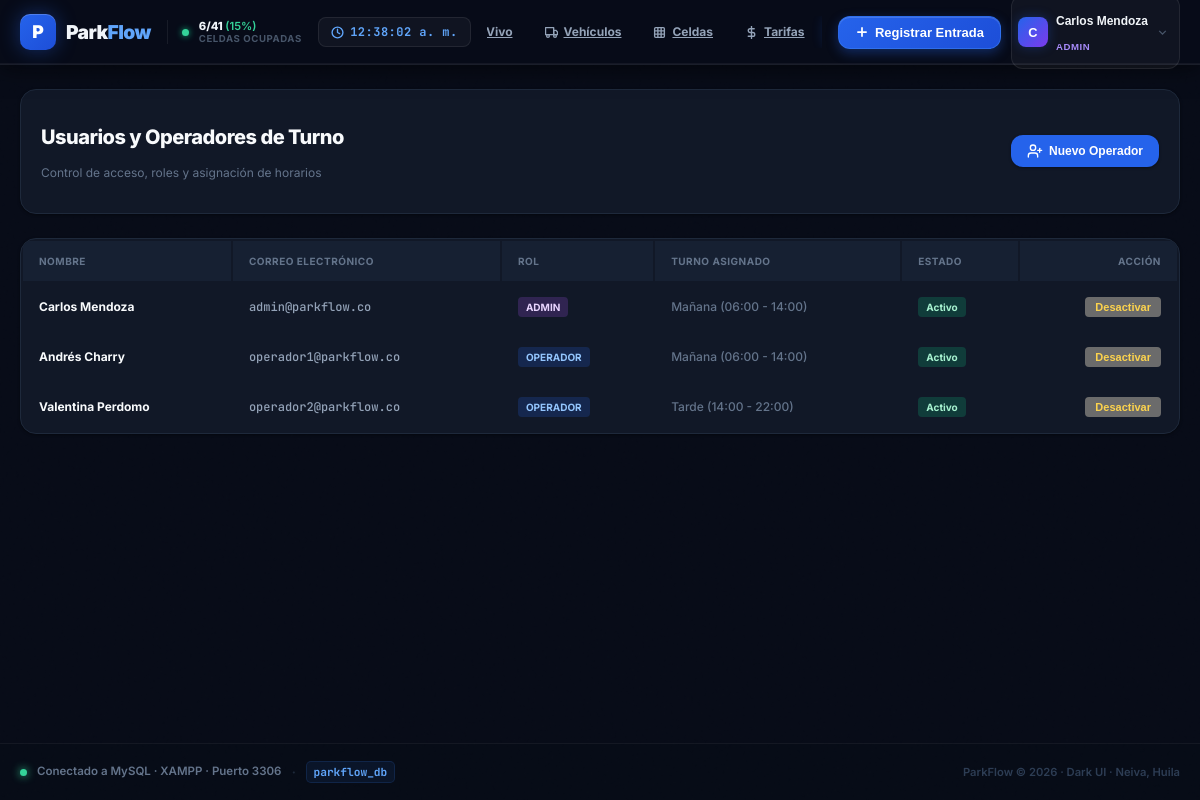
The app's page /php-app/index.php?view=users (signed in) with its own data.
### tables this page shows
CREATE TABLE `users` (
  `id` VARCHAR(50) NOT NULL,
  `name` VARCHAR(100) NOT NULL,
  `email` VARCHAR(150) NOT NULL UNIQUE,
  `password` VARCHAR(255) NULL,
  `role` ENUM('ADMIN', 'OPERADOR') NOT NULL DEFAULT 'OPERADOR',
  `shift` VARCHAR(50) NULL,
  `active` TINYINT(1) NOT NULL DEFAULT 1,
  `avatar_url` VARCHAR(255) NULL,
  `created_at` DATETIME NOT NULL DEFAULT CURRENT_TIMESTAMP,
  `updated_at` DATETIME NOT NULL DEFAULT CURRENT_TIMESTAMP ON UPDATE CURRENT_TIMESTAMP,
  PRIMARY KEY (`id`)
);

### php-app/index.php (called while the page is built, shortened)
<?php
require_once __DIR__ . '/config/db.php';
$currentUser = getCurrentUser();
$role = $currentUser['role'] ?? 'OPERADOR';
$view = $_GET['view'] ?? ($role === 'ADMIN' ? 'dashboard' : 'map');
$allowedViews = [
    'map' => 'views/map.php',
    'active' => 'views/active_vehicles.php',
    'dashboard' => 'views/dashboard.php',
    'spaces' => 'views/spaces.php',
    'rates' => 'views/rates.php',
    'users' => 'views/users.php',
    'history' => 'views/history.php',
];
$viewFile = $allowedViews[$view] ?? 'views/map.php';
require_once __DIR__ . '/includes/header.php';
require_once __DIR__ . '/' . $viewFile;
require_once __DIR__ . '/includes/footer.php';

### php-app/config/db.php (called while the page is built, shortened)
<?php
function getDB() {
    static $pdo = null;
    if ($pdo === null) {
        try {
            $dsn = "mysql:host=" . DB_HOST . ";port=" . DB_PORT . ";dbname=" . DB_NAME . ";charset=utf8mb4";
            $options = [
                PDO::ATTR_ERRMODE            => PDO::ERRMODE_EXCEPTION,
                PDO::ATTR_DEFAULT_FETCH_MODE => PDO::FETCH_ASSOC,
                PDO::ATTR_EMULATE_PREPARES   => false,
            ];
            $pdo = new PDO($dsn, DB_USER, DB_PASS, $options);
        } catch (PDOException $e) {
            die("<div style='font-family:sans-serif;padding:30px;max-width:600px;margin:50px auto;background:#fff1f2;border:1px solid #fecdd3;border-radius:12px;color:#9f1239;'>
                <h2 style='margin-top:0;'>⚠️ Error de Conexión a MySQL en XAMPP</h2>
                <p>No se pudo conectar a la base de datos <strong>parkflow_db</strong>.</p>
                <p><strong>Detalle:</strong> " . htmlspecialchars($e->getMessage()) . "</p>
                <hr style='border:0;border-top:1px solid #fecdd3;margin:15px 0;'>
                <p style='font-size:13px;color:#475569;'>Asegúrate de que el servicio <strong>MySQL</strong> esté iniciado en el <em>XAMPP Control Panel</em>.</p>
            </div>");
        }
    }
    return $pdo;
}
function getCurrentUser() {
    $db = getDB();
    if (isset($_SESSION['current_user_id'])) {
        $stmt = $db->prepare("SELECT * FROM `users` WHERE `id` = ?");
        $stmt->execute([$_SESSION['current_user_id']]);
        return $stmt->fetch();
    }
    return null;
}

### php-app/views/users.php (the view, shortened to what this page needs)
<?php
$db = getDB();
$users = $db->query("SELECT * FROM `users` ORDER BY `role` ASC, `name` ASC")->fetchAll();
?>
<div class="space-y-6">
  <div class="bg-white p-5 rounded-2xl border border-slate-200 shadow-xs flex flex-col sm:flex-row items-center justify-between gap-4">
    <div>
      <h1 class="text-xl font-extrabold text-slate-900 tracking-tight">Usuarios y Operadores de Turno</h1>
      <p class="text-xs text-slate-500 mt-0.5">Control de acceso, roles y asignación de horarios</p>
    </div>
    <button onclick="document.getElementById('newUserModal').classList.remove('hidden')" class="px-4 py-2 bg-blue-600 hover:bg-blue-700 text-white font-bold rounded-xl text-xs flex items-center gap-1.5 shadow-xs">
      <span>Nuevo Operador</span>
    </button>
  </div>
  <div class="bg-white rounded-2xl border border-slate-200 shadow-xs overflow-hidden">
    <div class="overflow-x-auto">
      <table class="w-full text-left text-xs">
        <thead class="bg-slate-50 border-b border-slate-200 text-slate-500 uppercase tracking-wider font-bold text-[10px]">
          <tr>
            <th class="py-3 px-4">Nombre</th>
            <th class="py-3 px-4">Correo Electrónico</th>
            <th class="py-3 px-4">Rol</th>
            <th class="py-3 px-4">Turno Asignado</th>
            <th class="py-3 px-4">Estado</th>
            <th class="py-3 px-4 text-right">Acción</th>
          </tr>
        </thead>
        <tbody class="divide-y divide-slate-100 font-medium">
          <?php foreach ($users as $u): ?>
            <tr class="hover:bg-slate-50">
              <td class="py-3.5 px-4 font-bold text-slate-900">
                <?= htmlspecialchars($u['name']) ?>
              </td>
              <td class="py-3.5 px-4 text-slate-600 font-mono">
                <?= htmlspecialchars($u['email']) ?>
              </td>
              <td class="py-3.5 px-4">
                <span class="inline-block px-2 py-0.5 rounded text-[10px] font-bold uppercase <?= $u['role'] === 'ADMIN' ? 'bg-purple-100 text-purple-700' : 'bg-blue-100 text-blue-700' ?>">
                  <?= $u['role'] ?>
                </span>
              </td>
              <td class="py-3.5 px-4 text-slate-500">
                <?= htmlspecialchars($u['shift'] ?: 'Sin turno fijo') ?>
              </td>
              <td class="py-3.5 px-4">
                <span class="inline-block px-2 py-0.5 rounded text-[10px] font-bold <?= $u['active'] ? 'bg-emerald-100 text-emerald-800' : 'bg-slate-200 text-slate-600' ?>">
                  <?= $u['active'] ? 'Activo' : 'Inactivo' ?>
                </span>
              </td>
              <td class="py-3.5 px-4 text-right">
                <form action="actions/users.php" method="POST" class="inline">
                  <button type="submit" class="px-2.5 py-1 text-[11px] font-semibold rounded hover:bg-slate-100 <?= $u['active'] ? 'text-amber-600' : 'text-emerald-600' ?>">
                    <?= $u['active'] ? 'Desactivar' : 'Activar' ?>
                  </button>
                </form>
              </td>
            </tr>
          <?php endforeach; ?>
        </tbody>
      </table>
    </div>
  </div>
</div>

### php-app/includes/header.php (shortened to what this page needs)
<?php
require_once __DIR__ . '/../config/db.php';
$db = getDB();
$currentUser = getCurrentUser();
$totalSpaces    = (int)$db->query("SELECT COUNT(*) FROM `parking_spaces`")->fetchColumn();
$occupiedSpaces = (int)$db->query("SELECT COUNT(*) FROM `parking_spaces` WHERE `status` = 'ocupado'")->fetchColumn();
$occupancyRate  = $totalSpaces > 0 ? (int)round(($occupiedSpaces / $totalSpaces) * 100) : 0;
$allUsers = $db->query("SELECT * FROM `users` WHERE `active` = 1 ORDER BY `role` ASC, `name` ASC")->fetchAll();
$currentView = $_GET['view'] ?? ($currentUser['role'] === 'ADMIN' ? 'dashboard' : 'map');
?>
<!DOCTYPE html>
<html lang="es">
<head>
  <link rel="stylesheet" href="assets/css/tailwind.local.css">
  <link rel="stylesheet" href="assets/css/app.css">
</head>
<body style="background:#080c18; color:#f1f5f9; min-height:100vh; display:flex; flex-direction:column;">
  <header class="pf-header" style="position:sticky; top:0; z-index:50;">
    <div style="max-width:90rem; margin:0 auto; padding:0 1.25rem; height:64px; display:flex; align-items:center; justify-content:space-between; gap:1rem;">
      <div style="display:flex; align-items:center; gap:1rem; flex-shrink:0;">
        <a href="index.php?view=<?= $currentUser['role'] === 'ADMIN' ? 'dashboard' : 'map' ?>"
           style="display:flex; align-items:center; gap:.625rem; text-decoration:none;">
          <div class="pf-logo">P</div>
          <span style="font-size:1.2rem; font-weight:900; letter-spacing:-.03em; color:#f1f5f9; white-space:nowrap;">
            Park<span style="color:#60a5fa;">Flow</span>
          </span>
        </a>
        <div style="display:flex; align-items:center; gap:.625rem; padding-left:.875rem; border-left:1px solid rgba(255,255,255,.07);">
          <?php
            $dotClass = $occupancyRate > 85 ? 'red' : ($occupancyRate > 60 ? 'amber' : 'green');
          ?>
          <span class="occupancy-dot <?= $dotClass ?> live-pulse"></span>
          <div style="line-height:1.2; display:flex; flex-direction:column;">
            <span style="font-size:.7rem; font-weight:800; color:#f1f5f9;">
              <?= $occupiedSpaces ?>/<?= $totalSpaces ?>
              <span style="font-weight:600; color:<?= $occupancyRate > 85 ? '#fb7185' : ($occupancyRate > 60 ? '#fbbf24' : '#34d399') ?>;">
                (<?= $occupancyRate ?>%)
              </span>
            </span>
            <span style="font-size:.6rem; color:#475569; text-transform:uppercase; letter-spacing:.06em; font-weight:700;">celdas ocupadas</span>
          </div>
        </div>
        <div class="clock-widget" style="display:none;" id="clockWidget">
          <svg xmlns="http://www.w3.org/2000/svg" width="13" height="13" viewBox="0 0 24 24" fill="none" stroke="currentColor" stroke-width="2.5" stroke-linecap="round" stroke-linejoin="round"><circle cx="12" cy="12" r="10"/><polyline points="12 6 12 12 16 14"/></svg>
          <span id="liveClock">--:--:--</span>
        </div>
      </div>
      <nav style="display:flex; align-items:center; gap:.25rem; flex:1; justify-content:center; overflow:hidden;">
        <?php if ($currentUser['role'] === 'ADMIN'): ?>
          <a href="index.php?view=map" class="nav-link <?= $currentView === 'map' ? 'active' : '' ?>">
            Mapa en Vivo
          </a>
          <a href="index.php?view=active" class="nav-link <?= $currentView === 'active' ? 'active' : '' ?>">
            Vehículos
          </a>
          <a href="index.php?view=spaces" class="nav-link <?= $currentView === 'spaces' ? 'active' : '' ?>">
            <svg xmlns="http://www.w3.org/2000/svg" width="13" height="13" viewBox="0 0 24 24" fill="none" stroke="currentColor" stroke-width="2.5" stroke-linecap="round" stroke-linejoin="round"><rect x="3" y="3" width="18" height="18" rx="2"/><path d="M9 3v18M15 3v18M3 9h18M3 15h18"/></svg>
            Celdas
          </a>
          <a href="index.php?view=rates" class="nav-link <?= $currentView === 'rates' ? 'active' : '' ?>">
            <svg xmlns="http://www.w3.org/2000/svg" width="13" height="13" viewBox="0 0 24 24" fill="none" stroke="currentColor" stroke-width="2.5" stroke-linecap="round" stroke-linejoin="round"><line x1="12" y1="1" x2="12" y2="23"/><path d="M17 5H9.5a3.5 3.5 0 0 0 0 7h5a3.5 3.5 0 0 1 0 7H6"/></svg>
            Tarifas
          </a>
        <?php endif; ?>
      </nav>
      <div style="display:flex; align-items:center; gap:.625rem; flex-shrink:0;">
        <button id="btnOpenEntry" onclick="openEntryModal()" class="btn-primary">
          <svg xmlns="http://www.w3.org/2000/svg" width="14" height="14" viewBox="0 0 24 24" fill="none" stroke="currentColor" stroke-width="3" stroke-linecap="round" stroke-linejoin="round"><line x1="12" y1="5" x2="12" y2="19"/><line x1="5" y1="12" x2="19" y2="12"/></svg>
          <span>Registrar Entrada</span>
        </button>
        <div style="position:relative;" id="userMenuWrapper">
          <button onclick="toggleUserMenu()" id="userMenuBtn"
            style="display:flex; align-items:center; gap:.5rem; padding:.375rem .625rem .375rem .375rem;
                   background:rgba(255,255,255,.04); border:1px solid rgba(255,255,255,.08); border-radius:12px;
                   cursor:pointer; transition:all .15s; color:#f1f5f9;">
            <div style="width:30px; height:30px; border-radius:8px; background:linear-gradient(135deg,#2563eb,#7c3aed);
                        display:flex; align-items:center; justify-content:center; font-weight:800; font-size:.8rem; color:white;
                        box-shadow:0 0 12px rgba(37,99,235,.3); flex-shrink:0;">
              <?= strtoupper(substr($currentUser['name'], 0, 1)) ?>
            </div>
            <div style="text-align:left; line-height:1.2;">
              <p style="font-size:.75rem; font-weight:700; color:#f1f5f9; white-space:nowrap; max-width:100px; overflow:hidden; text-overflow:ellipsis;"><?= htmlspecialchars($currentUser['name']) ?></p>
              <p style="font-size:.6rem; font-weight:700; color:<?= $currentUser['role'] === 'ADMIN' ? '#a78bfa' : '#60a5fa' ?>; text-transform:uppercase; letter-spacing:.06em;"><?= $currentUser['role'] ?></p>
            </div>
            <svg xmlns="http://www.w3.org/2000/svg" width="13" height="13" viewBox="0 0 24 24" fill="none" stroke="currentColor" stroke-width="2.5" style="color:#475569; flex-shrink:0;"><polyline points="6 9 12 15 18 9"/></svg>
          </button>
        </div>
      </div>
    </div>
  </header>
  <main style="flex:1; max-width:90rem; width:100%; margin:0 auto; padding:1.5rem 1.25rem; position:relative; z-index:1;">

### php-app/assets/css/app.css (style rules this page uses)
:root { --bg-void: #040711; --bg-base: #080c18; --bg-surface: #0d1525; --bg-card: #111b30; --bg-elevated:#162038; --bg-hover: #1c2844; --border-dim: rgba(255,255,255,0.05); --border-soft: rgba(255,255,255,0.08); --border-mid: rgba(255,255,255,0.12); --border-active:rgba(96,165,250,0.5); --blue-glow: #3b82f6; --blue-bright: #60a5fa; --blue-dim: rgba(59,130,246,0.15); --green-glow: #10b981; --green-bright: #34d399; --green-dim: rgba(16,185,129,0.12); --amber-glow: #f59e0b; --amber-bright: #fbbf24; --amber-dim: rgba(245,158,11,0.12); --rose-glow: #f43f5e; --rose-bright: #fb7185; --rose-dim: rgba(244,63,94,0.12); --purple-glow: #8b5cf6; --purple-bright:#a78bfa; --purple-dim: rgba(139,92,246,0.12); --text-primary: #f1f5f9; --text-secondary:#94a3b8; --text-muted: #475569; --text-faint: #2d3d54; --font-sans: 'Inter', system-ui, -apple-system, sans-serif; --font-mono: 'JetBrains Mono', 'Cascadia Code', 'Consolas', monospace; --radius-sm: 8px; --radius-md: 12px; --radius-lg: 16px; --radius-xl: 20px; --ease-out: cubic-bezier(0.16, 1, 0.3, 1); --ease-snappy: cubic-bezier(0.4, 0, 0.2, 1); }
*, *::before, *::after { box-sizing: border-box; }
html { font-family: var(--font-sans); color-scheme: dark; scroll-behavior: smooth; -webkit-font-smoothing: antialiased; -moz-osx-font-smoothing: grayscale; }
body { background: var(--bg-base); color: var(--text-primary); min-height: 100vh; margin: 0; line-height: 1.5; background-image: radial-gradient(ellipse 80% 60% at 20% 0%, rgba(37,99,235,0.06) 0%, transparent 60%), radial-gradient(ellipse 60% 40% at 80% 100%, rgba(16,185,129,0.04) 0%, transparent 60%); background-attachment: fixed; }
.font-mono, code, pre { font-family: var(--font-mono); }
body::before { content: ''; position: fixed; inset: 0; pointer-events: none; z-index: 0; opacity: 0.4; }
.pf-header { background: rgba(8,12,24,0.92); border-bottom: 1px solid var(--border-soft); backdrop-filter: blur(20px) saturate(1.8); position: sticky; top: 0; z-index: 50; box-shadow: 0 4px 20px rgba(0,0,0,0.5), inset 0 -1px 0 var(--border-dim); }
.pf-logo { width: 36px; height: 36px; border-radius: 10px; background: linear-gradient(135deg, #2563eb 0%, #1d4ed8 100%); display: flex; align-items: center; justify-content: center; font-weight: 900; font-size: 1.1rem; color: white; box-shadow: 0 0 20px rgba(37,99,235,0.4), inset 0 1px 0 rgba(255,255,255,0.2); transition: all 0.2s var(--ease-out); flex-shrink: 0; }
.nav-link { padding: 0.4rem 0.875rem; font-size: 0.75rem; font-weight: 700; border-radius: 8px; color: var(--text-secondary); transition: all 0.15s var(--ease-snappy); white-space: nowrap; position: relative; display: inline-flex; align-items: center; gap: 0.375rem; }
.btn-primary { display: inline-flex; align-items: center; gap: 0.375rem; padding: 0.5rem 1rem; font-size: 0.8125rem; font-weight: 700; color: white; background: linear-gradient(135deg, #2563eb 0%, #1d4ed8 100%); border: 1px solid rgba(59,130,246,0.5); border-radius: var(--radius-md); cursor: pointer; transition: all 0.2s var(--ease-out); box-shadow: 0 4px 12px rgba(37,99,235,0.35), inset 0 1px 0 rgba(255,255,255,0.15); white-space: nowrap; }
.occupancy-dot { width: 7px; height: 7px; border-radius: 9999px; animation: pulseGlow 2s cubic-bezier(0.4,0,0.6,1) infinite; }
.occupancy-dot.green { background: var(--green-bright); box-shadow: 0 0 6px var(--green-glow); }
.live-pulse { animation: pulseGlow 2.5s ease-in-out infinite; }
.clock-widget { display: flex; align-items: center; gap: 0.4rem; padding: 0.3rem 0.75rem; background: rgba(255,255,255,0.04); border: 1px solid var(--border-soft); border-radius: 8px; font-family: var(--font-mono); font-size: 0.75rem; font-weight: 700; color: var(--blue-bright); letter-spacing: 0.04em; }

### php-app/includes/header.php (style rules this page uses)
body { font-family: 'Inter', system-ui, sans-serif; background: var(--bg-base, #080c18); }
.font-mono, code { font-family: 'JetBrains Mono', 'Cascadia Code', monospace !important; }

### records on screen
users: name "C", name "Carlos Mendoza", role "ADMIN", email "admin@parkflow.co", shift "Mañana (06:00 - 14:00)", active "Activo"
users: name "Andrés Charry", email "operador1@parkflow.co", role "OPERADOR", shift "Mañana (06:00 - 14:00)", active "Activo"
users: name "Valentina Perdomo", email "operador2@parkflow.co", role "OPERADOR", shift "Tarde (14:00 - 22:00)", active "Activo"

### other values on screen
$occupiedSpaces "6"
$totalSpaces "41"
$occupancyRate "15"
